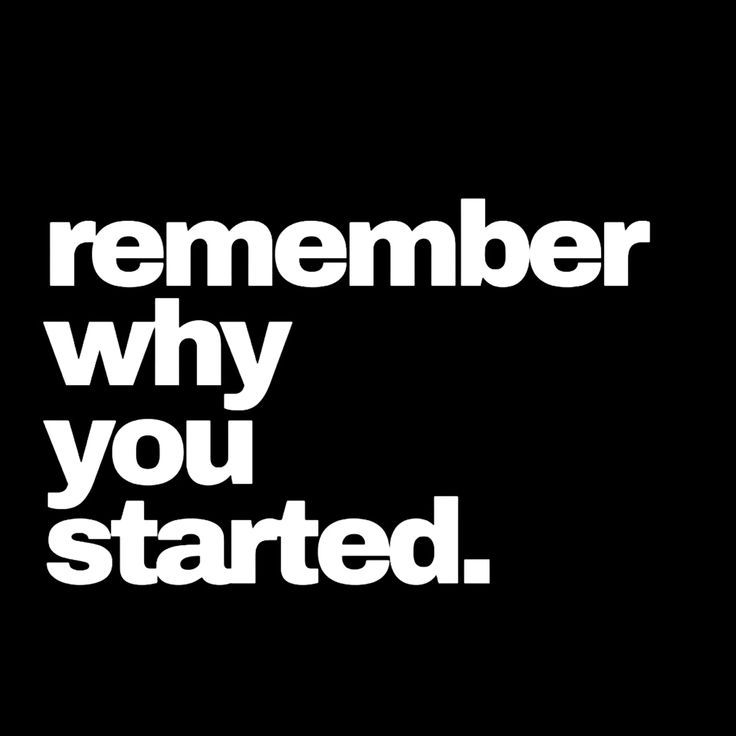
#> input picture test_images/Ejemplo 2.png, 736 x 736 px
$ python -i segmentation.py   (imports and definitions only)
#> lines starting #> are read from the running program, lines starting #| are printed output that depends on the picture; after the words box and inside, x2 and y2 are one past the last pixel; in counts of white or black regions, pixels touching at a corner belong together
#> further down, picture is the input picture: shape (736, 736); min 0, max 255, mean 33.8
import cv2
import numpy as np

IMG_SIZE = 28

def segment_characters(image):
    img = (image * 255).astype(np.uint8)
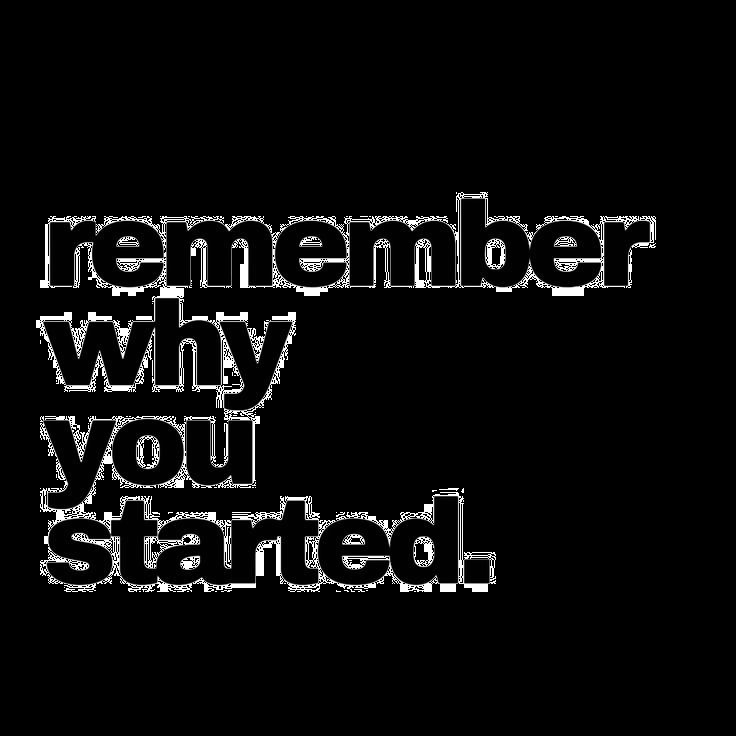
#> img: shape (736, 736); min 0, max 255, mean 12.1

    contours, _ = cv2.findContours(
        img, cv2.RETR_EXTERNAL, cv2.CHAIN_APPROX_SIMPLE
    )
#> contours = 51 contours, 50 with area under 20; largest, box (x1, y1, x2, y2) and area: (36, 192, 656, 592) 101678

    chars = []
    boxes = []

    for cnt in contours:
        x, y, w, h = cv2.boundingRect(cnt)
        if w < 5 or h < 5:
            continue

        roi = img[y:y+h, x:x+w]
        roi = cv2.resize(roi, (IMG_SIZE, IMG_SIZE))
        roi = roi / 255.0

        chars.append(roi)
        boxes.append((x, y))
#> this loop made 51 passes
#> (x, y, w, h) on passes 6, 8, 9, 10, 12, 13, 16, 18, 19, 20, 21, 22: (344, 590, 5, 2), (221, 590, 11, 2), (354, 589, 11, 3), (64, 587, 1, 1), (336, 512, 9, 5), (336, 512, 1, 1), (152, 512, 8, 3), (432, 490, 5, 2), (461, 488, 3, 5), (439, 488, 20, 3), (40, 488, 1, 1), (255, 487, 1, 1)
#> (cnt, x, y, w, h) on passes 1, 2, 3, 4, 5, 7: ([[414, 591], [415, 591]], 414, 591, 2, 1), ([[215, 591], [216, 591]], 215, 591, 2, 1), ([[187, 591], [188, 591]], 187, 591, 2, 1), ([[139, 591], [140, 591]], 139, 591, 2, 1), ([[366, 590], [367, 590]], 366, 590, 2, 1), ([[336, 590], [336, 591], [340, 591], [337, 591]], 336, 590, 5, 2)
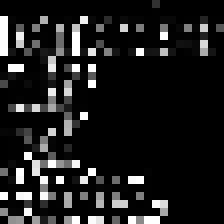
#> roi: shape (28, 28) float64 (shown 8 times larger); min 0, max 1, mean 0.116
#> after the loop, boxes = [(336, 512), (649, 243), (36, 192)]; chars = 3 items

    chars = [c for _, c in sorted(zip(boxes, chars), key=lambda b: b[0][0])]
    return chars

>>> import cv2
>>> picture = cv2.imread('../test_images/Ejemplo 2.png', cv2.IMREAD_GRAYSCALE)
>>> result = segment_characters(picture)
#> result = 3 items
